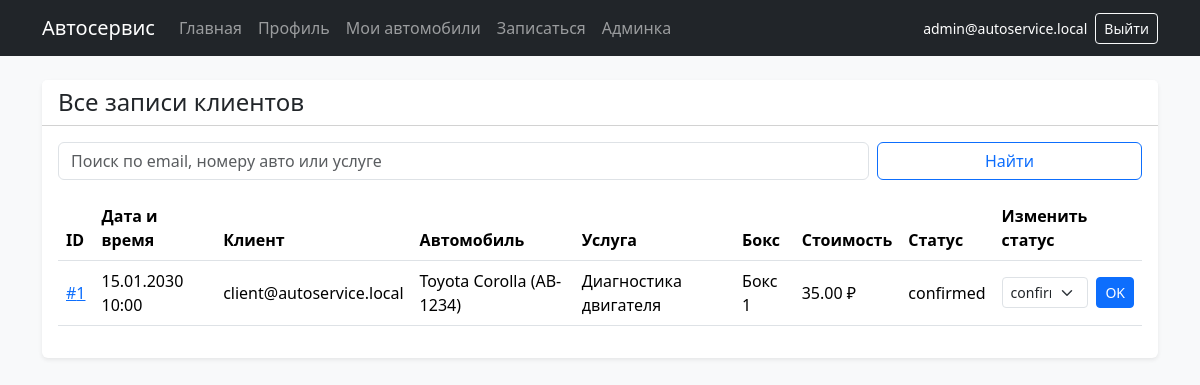
The page /admin_appointments.php (signed in) on the database its author committed.
### tables this page shows
CREATE TABLE `appointments` (
  `id` INT NOT NULL AUTO_INCREMENT,
  `user_id` INT NOT NULL,
  `car_id` INT NOT NULL,
  `service_id` INT NOT NULL,
  `box_id` INT NOT NULL,
  `appointment_datetime` DATETIME NOT NULL,
  `total_price` DECIMAL(10,2) NOT NULL DEFAULT 0.00,
  `status` ENUM('new', 'confirmed', 'in_progress', 'done', 'canceled') NOT NULL DEFAULT 'new',
  `notes` TEXT DEFAULT NULL,
  `created_at` DATETIME NOT NULL DEFAULT CURRENT_TIMESTAMP,
  PRIMARY KEY (`id`),
  KEY `appointments_user_idx` (`user_id`),
  KEY `appointments_car_idx` (`car_id`),
  KEY `appointments_service_idx` (`service_id`),
  KEY `appointments_box_idx` (`box_id`),
  KEY `appointments_date_idx` (`appointment_datetime`),
  CONSTRAINT `appointments_user_fk` FOREIGN KEY (`user_id`) REFERENCES `users`(`id`) ON DELETE CASCADE ON UPDATE CASCADE,
  CONSTRAINT `appointments_car_fk` FOREIGN KEY (`car_id`) REFERENCES `cars`(`id`) ON DELETE RESTRICT ON UPDATE CASCADE,
  CONSTRAINT `appointments_service_fk` FOREIGN KEY (`service_id`) REFERENCES `services`(`id`) ON DELETE RESTRICT ON UPDATE CASCADE,
  CONSTRAINT `appointments_box_fk` FOREIGN KEY (`box_id`) REFERENCES `service_boxes`(`id`) ON DELETE RESTRICT ON UPDATE CASCADE
);

CREATE TABLE `users` (
  `id` INT NOT NULL AUTO_INCREMENT,
  `email` VARCHAR(255) NOT NULL,
  `password_hash` VARCHAR(255) NOT NULL,
  `username` VARCHAR(100) DEFAULT NULL,
  `phone` VARCHAR(20) DEFAULT NULL,
  `role` ENUM('admin', 'client') NOT NULL DEFAULT 'client',
  `created_at` DATETIME NOT NULL DEFAULT CURRENT_TIMESTAMP,
  PRIMARY KEY (`id`),
  UNIQUE KEY `email_unique` (`email`)
);

CREATE TABLE `cars` (
  `id` INT NOT NULL AUTO_INCREMENT,
  `user_id` INT NOT NULL,
  `brand` VARCHAR(100) NOT NULL,
  `model` VARCHAR(100) NOT NULL,
  `year` INT NOT NULL,
  `plate_number` VARCHAR(30) NOT NULL,
  `created_at` DATETIME NOT NULL DEFAULT CURRENT_TIMESTAMP,
  PRIMARY KEY (`id`),
  UNIQUE KEY `plate_number_unique` (`plate_number`),
  KEY `cars_user_idx` (`user_id`),
  CONSTRAINT `cars_user_fk` FOREIGN KEY (`user_id`) REFERENCES `users`(`id`) ON DELETE CASCADE ON UPDATE CASCADE
);

CREATE TABLE `services` (
  `id` INT NOT NULL AUTO_INCREMENT,
  `title` VARCHAR(255) NOT NULL,
  `description` TEXT DEFAULT NULL,
  `base_price` DECIMAL(10,2) NOT NULL DEFAULT 0.00,
  `duration_minutes` INT NOT NULL,
  `image_url` VARCHAR(255) DEFAULT NULL,
  `is_active` TINYINT(1) NOT NULL DEFAULT 1,
  `created_at` DATETIME NOT NULL DEFAULT CURRENT_TIMESTAMP,
  PRIMARY KEY (`id`)
);

CREATE TABLE `service_boxes` (
  `id` INT NOT NULL AUTO_INCREMENT,
  `name` VARCHAR(100) NOT NULL,
  `is_active` TINYINT(1) NOT NULL DEFAULT 1,
  PRIMARY KEY (`id`),
  UNIQUE KEY `box_name_unique` (`name`)
);

### auth.php (called while the page is built, shortened)
<?php
if (!function_exists('h')) {
    function h($value)
    {
        return htmlspecialchars((string) $value, ENT_QUOTES, 'UTF-8');
    }
}

### admin_appointments.php (the view, shortened to what this page needs)
<?php
require_once __DIR__ . '/auth.php';
require_once __DIR__ . '/db.php';
$q = trim($_GET['q'] ?? '');
$page = isset($_GET['page']) ? (int) $_GET['page'] : 1;
$limit = 10;
$offset = ($page - 1) * $limit;
$limit = (int) $limit;
$offset = (int) $offset;
if ($q !== '') {
    $like = '%' . $q . '%';
    $sql = "
        SELECT
            a.id,
            a.appointment_datetime,
            a.status,
            a.total_price,
            u.email,
            c.brand,
            c.model,
            c.plate_number,
            s.title AS service_title,
            b.name AS box_name
        FROM appointments a
        JOIN users u ON u.id = a.user_id
        JOIN cars c ON c.id = a.car_id
        JOIN services s ON s.id = a.service_id
        JOIN service_boxes b ON b.id = a.box_id
        WHERE u.email LIKE ? OR c.plate_number LIKE ? OR s.title LIKE ?
        ORDER BY a.appointment_datetime DESC
        LIMIT $limit OFFSET $offset
    ";
    $stmt = $pdo->prepare($sql);
    $stmt->execute([$like, $like, $like]);
} else {
    $sql = "
        SELECT
            a.id,
            a.appointment_datetime,
            a.status,
            a.total_price,
            u.email,
            c.brand,
            c.model,
            c.plate_number,
            s.title AS service_title,
            b.name AS box_name
        FROM appointments a
        JOIN users u ON u.id = a.user_id
        JOIN cars c ON c.id = a.car_id
        JOIN services s ON s.id = a.service_id
        JOIN service_boxes b ON b.id = a.box_id
        ORDER BY a.appointment_datetime DESC
        LIMIT $limit OFFSET $offset
    ";
    $stmt = $pdo->query($sql);
}
$appointments = $stmt->fetchAll();
?>
<!DOCTYPE html>
<html lang="ru">
<head>
    <link href="https://cdn.jsdelivr.net/npm/bootstrap@5.3.3/dist/css/bootstrap.min.css" rel="stylesheet">
</head>
<body class="bg-light">
<?php require __DIR__ . '/nav.php'; ?>
<div class="container pb-5">
    <div class="card shadow-sm border-0">
        <div class="card-header bg-white">
            <h1 class="h4 mb-0">Все записи клиентов</h1>
        </div>
        <div class="card-body">
            <form method="GET" class="row g-2 mb-3">
                <div class="col-md-9">
                    <input
                        type="text"
                        name="q"
                        class="form-control"
                        placeholder="Поиск по email, номеру авто или услуге"
                        value="<?= h($q) ?>"
                    >
                </div>
                <div class="col-md-3 d-grid">
                    <button type="submit" class="btn btn-outline-primary">Найти</button>
                </div>
            </form>
            <div class="table-responsive">
                <table class="table table-hover align-middle">
                    <thead>
                        <tr>
                            <th>ID</th>
                            <th>Дата и время</th>
                            <th>Клиент</th>
                            <th>Автомобиль</th>
                            <th>Услуга</th>
                            <th>Бокс</th>
                            <th>Стоимость</th>
                            <th>Статус</th>
                            <th>Изменить статус</th>
                        </tr>
                    </thead>
                    <tbody>
                    <?php foreach ($appointments as $appointment): ?>
                        <tr>
                            <td>
                                <a href="appointment_details.php?id=<?= (int) $appointment['id'] ?>">
                                    #<?= (int) $appointment['id'] ?>
                                </a>
                            </td>
                            <td><?= h(date('d.m.Y H:i', strtotime($appointment['appointment_datetime']))) ?></td>
                            <td><?= h($appointment['email']) ?></td>
                            <td><?= h($appointment['brand'] . ' ' . $appointment['model'] . ' (' . $appointment['plate_number'] . ')') ?></td>
                            <td><?= h($appointment['service_title']) ?></td>
                            <td><?= h($appointment['box_name']) ?></td>
                            <td><?= number_format((float) $appointment['total_price'], 2, '.', ' ') ?> ₽</td>
                            <td><?= h($appointment['status']) ?></td>
                            <td>
                                <form action="update_appointment_status.php" method="POST" class="d-flex gap-2">
                                    <select name="status" class="form-select form-select-sm">
                                        <?php foreach (['new', 'confirmed', 'in_progress', 'done', 'canceled'] as $status): ?>
                                            <option value="<?= h($status) ?>" <?= $appointment['status'] === $status ? 'selected' : '' ?>>
                                                <?= h($status) ?>
                                            </option>
                                        <?php endforeach; ?>
                                    </select>
                                    <button class="btn btn-sm btn-primary" type="submit">OK</button>
                                </form>
                            </td>
                        </tr>
                    <?php endforeach; ?>
                    </tbody>
                </table>
            </div>
        </div>
    </div>
</div>
</body>
</html>

### rows shown on the page
appointments: id "1", appointment_datetime "15.01.2030 10:00", user.email "client@autoservice.local", car.plate_number "Toyota Corolla (AB-1234)", service.title "Диагностика двигателя", box.name "Бокс 1", total_price "35.00", status "confirmed"

### other values the page prints
$_SESSION['user_email'] "admin@autoservice.local"
form field status "confirmed"
